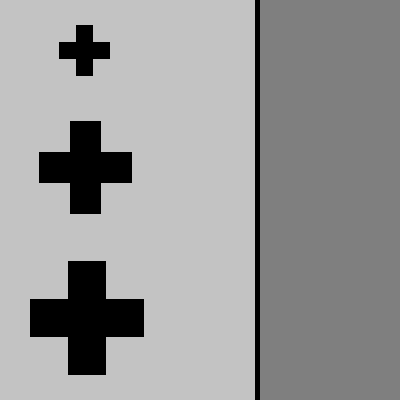
#> input picture images/Test.bmp, 400 x 400 px, found by its file name
$ python contour.py
#> lines starting #> are read from the running program, lines starting #| are printed output that depends on the picture; after the words box and inside, x2 and y2 are one past the last pixel; in counts of white or black regions, pixels touching at a corner belong together
import cv2
import numpy as np

img = cv2.imread('images/test.bmp')
#> img is the input picture: shape (400, 400, 3); min 0, max 195, mean 152.3
img2 = img.copy()

# 그레이 스케일로 변환 ---①
imgray = cv2.cvtColor(img, cv2.COLOR_BGR2GRAY)
# 스레시홀드로 바이너리 이미지로 만들어서 검은배경에 흰색전경으로 반전 ---②
ret, imthres = cv2.threshold(imgray, 127, 255, cv2.THRESH_BINARY_INV)
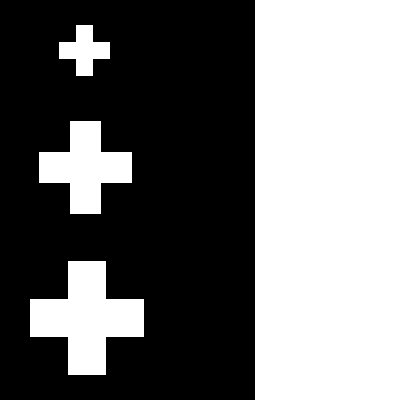
#> imthres: shape (400, 400); 44.7% white; 4 white regions

# 가장 바깥쪽 컨투어에 대해 모든 좌표 반환 ---③
contour, hierarchy = cv2.findContours(imthres, cv2.RETR_EXTERNAL, cv2.CHAIN_APPROX_NONE)
#> contour = 4 contours; box (x1, y1, x2, y2) and area: (255, 0, 400, 400) 57456, (30, 261, 144, 375) 6995, (39, 121, 132, 214) 4622, (59, 25, 110, 76) 1346
# 가장 바깥쪽 컨투어에 대해 꼭지점 좌표만 반환 ---④
contour2, hierarchy = cv2.findContours(imthres, cv2.RETR_EXTERNAL, \
                                                cv2.CHAIN_APPROX_SIMPLE)
#> contour2 has the same summary as contour
# 각각의 컨투의 갯수 출력 ---⑤
print('도형의 갯수: %d(%d)'% (len(contour), len(contour2)))
#| 도형의 갯수: 4(4)

# 모든 좌표를 갖는 컨투어 그리기, 초록색  ---⑥
cv2.drawContours(img, contour, -1, (0,255,0), 4)
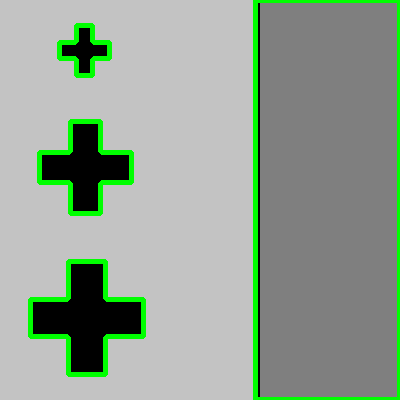
#> img: shape (400, 400, 3); 5.62% of pixels changed, all inside (x1, y1, x2, y2) = (28, 0, 400, 400)
# 꼭지점 좌표만을 갖는 컨투어 그리기, 초록색  ---⑦
cv2.drawContours(img2, contour2, -1, (0,255,0), 4)

# 컨투어 모든 좌표를 작은 파랑색 점(원)으로 표시 ---⑧
for i in contour:
    for j in i:
        cv2.circle(img, tuple(j[0]), 1, (255,0,0), -1)
#> this loop made 4 passes
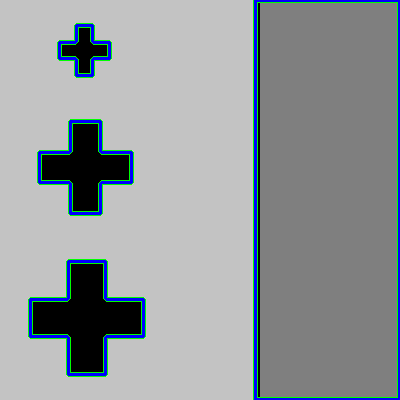
#> img: shape (400, 400, 3); 3.48% of pixels changed, all inside (x1, y1, x2, y2) = (29, 0, 400, 400)

# 컨투어 꼭지점 좌표를 작은 파랑색 점(원)으로 표시 ---⑨
for i in contour2:
    for j in i:
        cv2.circle(img2, tuple(j[0]), 1, (255,0,0), -1)
#> this loop made 4 passes
#> i on pass 4: [[255, 0], [255, 399], [399, 399], [399, 0]]
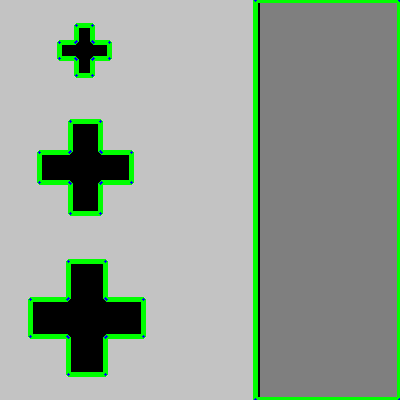
#> img2: shape (400, 400, 3); 0.14% of pixels changed, all inside (x1, y1, x2, y2) = (29, 0, 400, 400)

# 결과 출력 ---⑩
cv2.imshow('CHAIN_APPROX_NONE', img)
cv2.imshow('CHAIN_APPROX_SIMPLE', img2)
cv2.waitKey(0)
cv2.destroyAllWindows()
